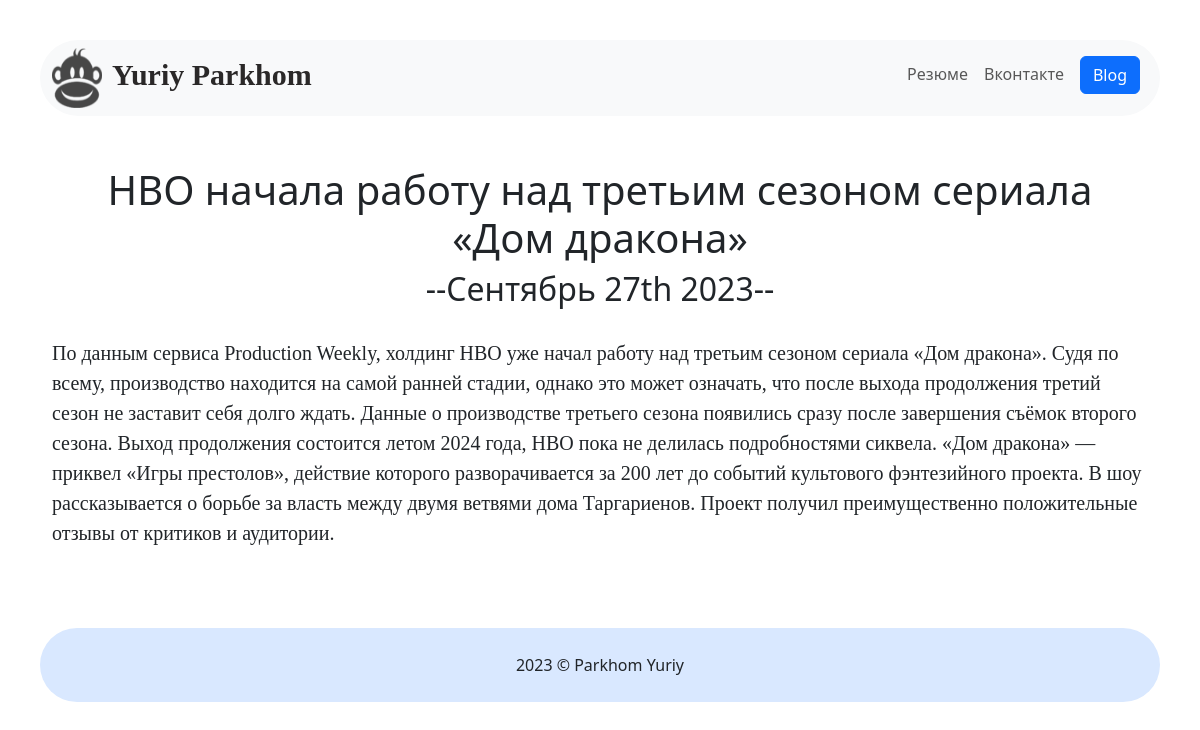
The page /blog/9/ on the database its author committed.
### blog/models.py (models this page shows, shortened)
class Blog(models.Model):
    title = models.CharField(max_length=200)  #Название, параметр максимальная длина 100 символов
    description = models.TextField() #описание, параметр максимальная длина 250 символов
    date = models.DateField(null=True)

### blog/views.py (the view)
# urls.py: path('<int:blog_id>/', views.detail, name='detail'),
def detail(request, blog_id):
    blog = get_object_or_404(Blog, pk= blog_id)
    return render(request, 'blog/detail.html', {'blog':blog})

### blog/templates/blog/detail.html
{% extends 'portfolio/layout.html' %}
{% block content %}
    <div class="container">
        <h1>{{ blog.title }}</h1>
        <h2>--{{ blog.date| date:'F jS Y'}}--</h2>
        <div class="blog_detail">
            {{ blog.description|safe }}
        </div>
    </div>
{% endblock %}

### portfolio/static/portfolio/css/style.css (style rules this page uses)
body { margin: 20px; padding: 20px; text-align: center; }
.container { display: block; max-width: 1200px; margin-top: 50px; margin-bottom: 80px; }
.blog_detail { margin-top: 30px; font-family: Georgia; font-size: 20px; text-align: left; }

### rows shown on the page
Blog: title "HBO начала работу над третьим сезоном сериала «Дом дракона»", date "Сентябрь 27th 2023", description "По данным сервиса Production Weekly, холдинг HBO уже начал работу над третьим сезоном сериала «Дом дракона». Судя по всему, производство находится на самой ранней стадии, однако это может означать, что после выхода продолжения третий сезон не заставит себя долго ждать. Данные о производстве третьего сезона появились сразу после завершения съёмок второго сезона. Выход продолжения состоится летом 2024 года, HBO пока не делилась подробностями сиквела. «Дом дракона» — приквел «Игры престолов», действие которого разворачивается за 200 лет до событий культового фэнтезийного проекта. В шоу рассказывается о борьбе за власть между двумя ветвями дома Таргариенов. Проект получил преимущественно…"
